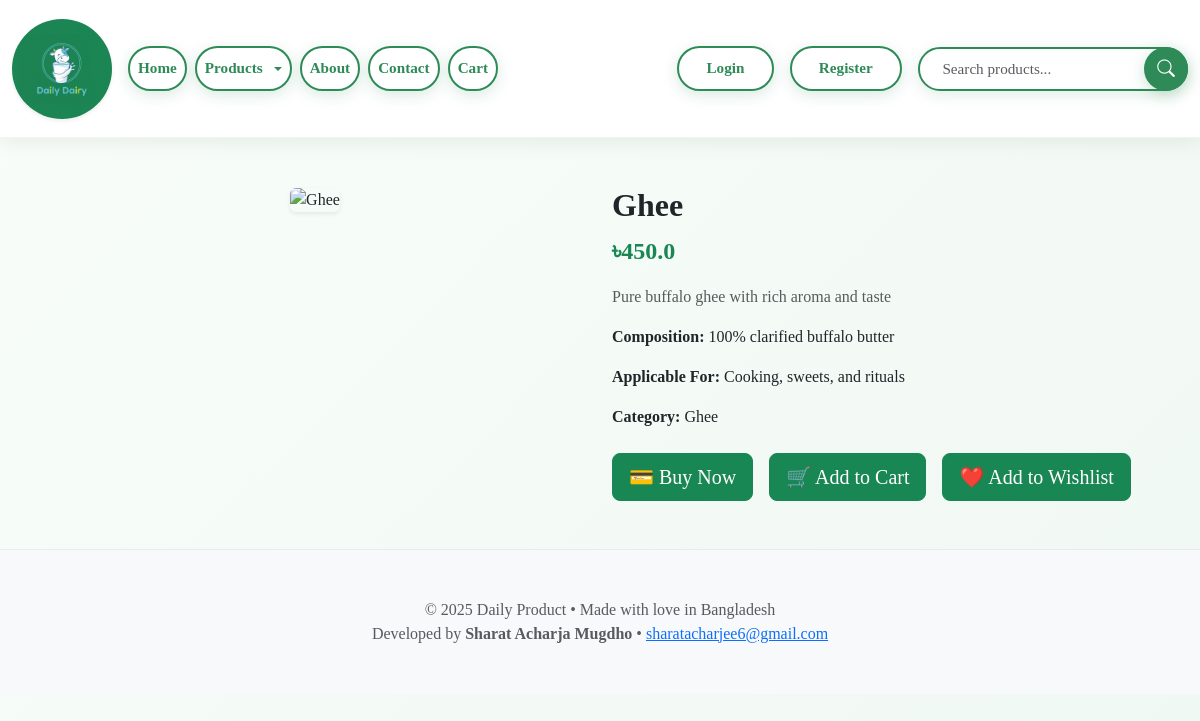
Page /product/7/ on the committed database.
### app/models.py (models this page shows, shortened)
class Product(models.Model):
    title = models.CharField(max_length=100)
    selling_price = models.FloatField()
    discounted_price = models.FloatField()
    image = CloudinaryField('image', blank=True, null=True)
    description = models.TextField()
    composition = models.TextField(default='')
    prodapp = models.TextField(default='')
    category = models.CharField(choices=CATEGORY_CHOICES, max_length=2)
    slug = models.SlugField(blank=True, null=True, unique=True)

### app/views.py (the view)
# urls.py: path('product/<int:pk>/', views.product_detail, name='product_detail'),
def product_detail(request, pk):
    product = get_object_or_404(Product, pk=pk)
    return render(request, 'app/productdetails.html', {'product': product})

### app/templates/app/productdetails.html (shortened to what this page needs)
{% extends 'app/base.html' %}
{% load static %}
{% block main-content %}
<div class="container my-5">
    <div class="row">
        <div class="col-md-6 text-center">
            <img src="{{ product.image.url }}" alt="{{ product.title }}"
                 class="img-fluid rounded shadow-sm"
                 style="max-height:400px; object-fit:contain;">
        </div>
        <div class="col-md-6">
            <h2 class="fw-bold">{{ product.title }}</h2>
            <p class="text-success fw-semibold fs-4 mb-3">
                ৳{{ product.discounted_price }}
            </p>
            <p class="text-muted mb-3">{{ product.description }}</p>
            {% if product.composition %}
                <p><strong>Composition:</strong> {{ product.composition }}</p>
            {% endif %}
            {% if product.prodapp %}
                <p><strong>Applicable For:</strong> {{ product.prodapp }}</p>
            {% endif %}
            <p><strong>Category:</strong> {{ product.get_category_display }}</p>
            <div class="product-actions mt-4 d-flex gap-3">
                <a href="{% url 'buy_now' product.id %}" class="btn btn-success btn-lg">
                    💳 Buy Now
                </a>
                <form method="POST" action="{% url 'add_to_cart' product.id %}">
                    <button type="submit" class="btn btn-success btn-lg">
                        🛒 Add to Cart
                    </button>
                </form>
                <a href="{% url 'add_to_wishlist' product.id %}" class="btn btn-success btn-lg">
                    ❤️ Add to Wishlist
                </a>
            </div>
        </div>
    </div>
</div>
{% endblock main-content %}

### app/templates/app/base.html (style rules this page uses)
:root { --green: #2E8B57; --green-dark: #1e6b42; --light: #f8fff9; }
body { background: linear-gradient(135deg, #f8fdf9 0%, #f0f8f4 100%); background-attachment: fixed; font-family: 'Georgia', 'Times New Roman', serif; min-height: 100vh; color: #212529; }

### rows in the picture
Product: title "Ghee", discounted_price "450.0", description "Pure buffalo ghee with rich aroma and taste", composition "100% clarified buffalo butter", prodapp "Cooking, sweets, and rituals", category "Ghee"
